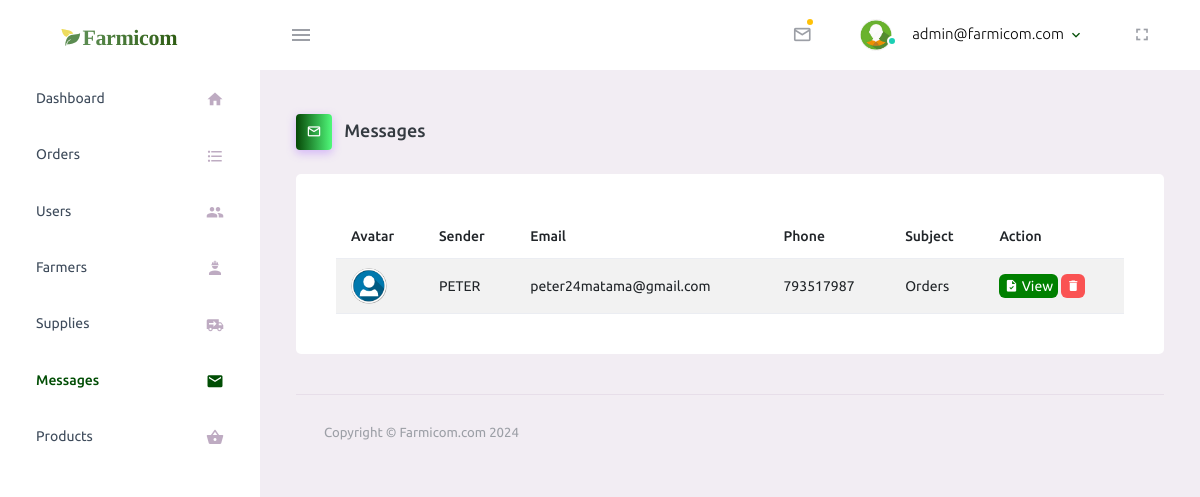
Page /Dashboard/Admin/messages.php (signed in) on the committed database.
### tables this page shows
CREATE TABLE `messages` (
  `id` int(250) NOT NULL,
  `Name` varchar(25) NOT NULL,
  `Email` varchar(25) NOT NULL,
  `Phone` int(10) NOT NULL,
  `Subject` varchar(25) NOT NULL,
  `Message` varchar(1000) NOT NULL
);

### Dashboard/Admin/messages.php (the view, shortened to what this page needs)
<?php
include ("config.php");
if (!isset($_SESSION['email'])) {
  header("location:../../lform.php");
  exit;
} else {
  $username = $_SESSION['email'];
}
 ?>
<!DOCTYPE html>
<html lang="en">
  <head>
    <link rel="stylesheet" href="assets/vendors/mdi/css/materialdesignicons.min.css">
    <link rel="stylesheet" href="assets/vendors/css/vendor.bundle.base.css">
    <link rel="stylesheet" href="assets/css/style.css">
  </head>
  <body>
      <nav class="navbar default-layout-navbar col-lg-12 col-12 p-0 fixed-top d-flex flex-row">
        <div class="text-center navbar-brand-wrapper d-flex align-items-center justify-content-center">
          <a class="navbar-brand brand-logo" href="index.html"><img src="assets/images/logo.svg" alt="logo" /></a>
        </div>
        <div class="navbar-menu-wrapper d-flex align-items-stretch">
          <button class="navbar-toggler navbar-toggler align-self-center" type="button" data-toggle="minimize">
            <span class="mdi mdi-menu"></span>
          </button>
          <ul class="navbar-nav navbar-nav-right">
          <?php
                  $select_messages=mysqli_query($con,"SELECT * FROM messages LIMIT 5");
                  if($select_messages->num_rows==0){
                    ?>
                    <li class="nav-item dropdown">
                    <a class="nav-link count-indicator dropdown-toggle" id="messageDropdown" href="#" data-bs-toggle="dropdown" aria-expanded="false">
                      <i class="mdi mdi-email-outline"></i>
                    </a>
                    <div class="dropdown-menu dropdown-menu-right navbar-dropdown preview-list" aria-labelledby="messageDropdown">
                      <h6 class="p-3 mb-0">Messages</h6>
                      <?php
                  }else{
                    ?>
            <li class="nav-item dropdown">
              <a class="nav-link count-indicator dropdown-toggle" id="messageDropdown" href="#" data-bs-toggle="dropdown" aria-expanded="false">
                <i class="mdi mdi-email-outline"></i>
                <span class="count-symbol bg-warning"></span>
              </a>
                <?php while($message=$select_messages->fetch_assoc()){ ?>
                <div class="dropdown-divider"></div>
                <a class="dropdown-item preview-item">
                  <div class="preview-thumbnail">
                    <img src="assets/images/faces/face4.jpg" alt="image" class="profile-pic">
                  </div>
                  <div class="preview-item-content d-flex align-items-start flex-column justify-content-center">
                    <h6 class="preview-subject ellipsis mb-1 font-weight-normal"><?php echo $message['Name']?> sent you a message</h6>
                  </div>
                </a>
                <?php }}?>
            </li>
            <li class="nav-item nav-profile dropdown">
              <a class="nav-link dropdown-toggle" id="profileDropdown" href="#" data-bs-toggle="dropdown" aria-expanded="false">
                <div class="nav-profile-img">
                  <img src="assets/images/faces/face1.jpg" alt="image">
                  <span class="availability-status online"></span>
                </div>
                <div class="nav-profile-text">
                  <p class="mb-1 text-black"><?php echo $username ?></p>
                </div>
              </a>
            </li>
            <li class="nav-item d-none d-lg-block full-screen-link">
              <a class="nav-link">
                <i class="mdi mdi-fullscreen" id="fullscreen-button"></i>
              </a>
            </li>
          </ul>
        </div>
      </nav>
      <div class="container-fluid page-body-wrapper">
        <nav class="sidebar sidebar-offcanvas" id="sidebar">
          <ul class="nav">
            <li class="nav-item">
              <a class="nav-link" href="index.php">
                <span class="menu-title">Dashboard</span>
                <i class="mdi mdi-home menu-icon"></i>
              </a>
            </li>
            <li class="nav-item">
              <a class="nav-link" href="orders.php">
                <span class="menu-title">Orders</span>
                <i class="mdi mdi-format-list-bulleted menu-icon"></i>
              </a>
                          </li>
            <li class="nav-item">
              <a class="nav-link" href="users.php">
                <span class="menu-title">Users</span>
                <i class="mdi mdi-account-multiple menu-icon"></i>
              </a>
            </li>
            <li class="nav-item">
              <a class="nav-link" href="farmers.php">
                <span class="menu-title">Farmers</span>
                <i class="mdi mdi-worker menu-icon"></i>
              </a>
            </li>
            <li class="nav-item">
              <a class="nav-link" href="Supplies.php">
                <span class="menu-title">Supplies</span>
                <i class="mdi mdi-truck-delivery menu-icon"></i>
              </a>
            </li>
            <li class="nav-item">
              <a class="nav-link" href="messages.php">
                <span class="menu-title">Messages</span>
                <i class="mdi mdi-email menu-icon"></i>
              </a>
            </li>
            <li class="nav-item">
              <a class="nav-link" href="products.php">
                <span class="menu-title">Products</span>
                <i class="mdi mdi mdi-basket menu-icon"></i>
              </a>
            </li>
          </ul>
        </nav>
        <div class="main-panel">
          <div class="content-wrapper">
            <div class="page-header">
              <h3 class="page-title">
                <span class="page-title-icon bg-gradient-primary text-white me-2">
                  <i class="mdi mdi-email-outline"></i>
                </span> Messages
              </h3>
              <nav aria-label="breadcrumb">
                <ul class="breadcrumb">
                </ul>
              </nav>
            </div>
            <div class="col-lg-12 grid-margin stretch-card">
                <div class="card">
                  <div class="card-body">
                    <?php
                        $select_messages = mysqli_query($con, "SELECT * FROM messages");
                        if ($select_messages->num_rows !== 0) {?>
                      <table class="table table-striped">
                      <thead>
                        <tr>
                          <th> Avatar </th>
                          <th> Sender </th>
                          <th> Email </th>
                          <th> Phone </th>
                          <th> Subject </th>
                          <th> Action </th>
                        </tr>
                      </thead>
                      <tbody>
                      <?php
                         while ($message = $select_messages->fetch_assoc()) {
                   ?>
                 <form action="viewmessage.php" method="post">
                 <tr>
                <td class="py-1">
                    <img src="assets/images/faces/face4.jpg" alt="image" />
                </td>
                <td> <?php echo $message['Name'] ?> </td>
                <td> <?php echo $message['Email'] ?> </td>
                <td> <?php echo $message['Phone'] ?></td>
                <td> <?php echo $message['Subject'] ?></td>
                <td>
                    <button type="submit" name="read" class="btn-tbl-farmers btn-icon-text">
                        <i class="mdi mdi-file-check btn-icon-prepend"></i> View
                    </button>
                    <button type="submit" name="delete" class="btn-icon-text btn-tbl-farmers-dg">
                        <i class="mdi mdi-delete btn-icon-prepend"></i>
                    </button>
                </td>
                </tr>
                </form>
                    <?php
                         }
                    ?>
                <?php
                     } else {
                        echo "Inbox is empty";
                     }
                ?>
                      </tbody>
                    </table>
                  </div>
                </div>
              </div>
          <footer class="footer">
            <div class="container-fluid d-flex justify-content-between">
              <span class="text-muted d-block text-center text-sm-start d-sm-inline-block">Copyright © Farmicom.com 2024</span>
            </div>
          </footer>
        </div>
      </div>
    </div>
  </body>
</html>

### rows in the picture
messages: Name "PETER", Email "peter24matama@gmail.com", Phone "793517987", Subject "Orders"

### other values in the picture
$username "admin@farmicom.com"
